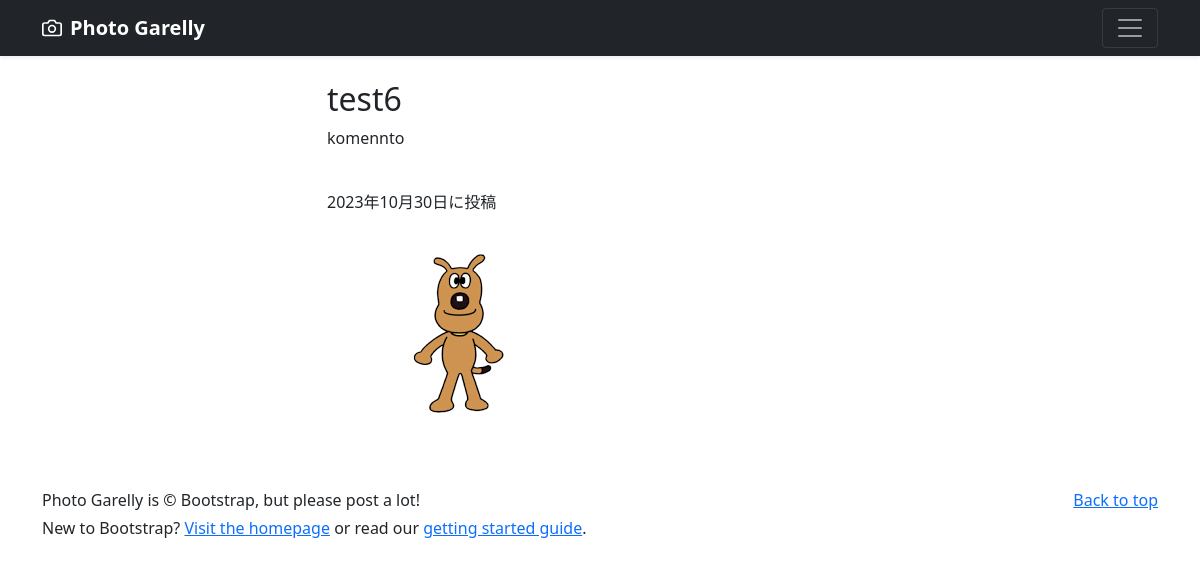
The page /photo-detail/7 on the database its author committed.
### photo/models.py (models this page shows, shortened)
class PhotoPost(models.Model):
    user = models.ForeignKey(
        CustomUser,
        verbose_name = 'ユーザー',
        on_delete = models.CASCADE
    )
    category = models.ForeignKey(
        Category,
        verbose_name = 'カテゴリ',
        on_delete = models.PROTECT
    )
    title = models.CharField(
        verbose_name = 'タイトル',
        max_length = 200
    )
    comment = models.TextField(
        verbose_name = 'コメント'
    )
    image1 = models.ImageField(
        verbose_name = 'イメージ1',
        upload_to = 'photos'
    )
    image2 = models.ImageField(
        verbose_name = 'イメージ2',
        upload_to = 'photos',
        blank = True,
        null = True
    )
    posted_at = models.DateField(
        verbose_name = '投稿日時',
        auto_now_add = True
    )

### photo/views.py (the view)
# urls.py: path('photo-detail/<int:pk>', views.DetailView.as_view(), name='photo_detail'),
class DetailView(DetailView):
    template_name = 'detail.html'
    model = PhotoPost

### photo/templates/detail.html (shortened to what this page needs)
{% extends "base.html" %}
{% block contents %}
    <br>
    <div class="container">
        <div class="row">
            <div class="col offset-3">
                <h2>{{ object.title }}</h2>
                <p>{{ object.comment }}</p>
                <br>
                <p>{{ object.posted_at }}に投稿</p>
                <p><img src="{{ object.image1.url }}"></img></p>
            </div>
        </div>
    </div>
{% endblock contents %}

### rows shown on the page
PhotoPost: title "test6", comment "komennto", posted_at "2023年10月30日", image1 (picture)
